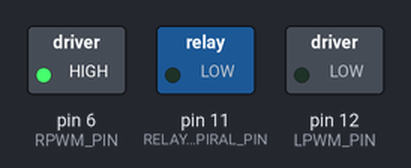
Recording of a sketch running on a simulated Arduino Uno, built with avr-gcc and run on an emulated ATmega328P. Parts: switched loads named in the sketch (green lamp = pin HIGH). Pins used as bus, display or sensor lines are not drawn.

Above: at 0.1 s.
Timing chart, 0 to 1.6 s (numbered marks = the images above):
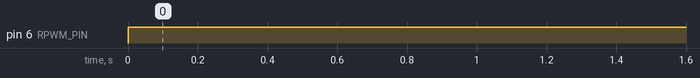

Measured:
- by itself, pin 6 (RPWM_PIN): LOW → HIGH at 0.00 s

The sketch:

bts7960_parallel_dc_motors.ino
```cpp
// Define pins FOR PARALLEL DC MOTORS
#define LPWM_PIN 12
#define RPWM_PIN 6
#define RELAY_SPIRAL_PIN 11  // Pin connected to the IN pin of the relay module, WHICH IS THE SPIRAL MOTOR
#define SSR_CONV_PIN 5  // Pin connected to the control input of the SSR, WHICH IS THE CONVEYOR BELT MOTOR
void setup() {
  // Set control pins as output
  pinMode(LPWM_PIN, OUTPUT);
  pinMode(RPWM_PIN, OUTPUT);
  pinMode(SSR_CONV_PIN, OUTPUT);
  pinMode(RELAY_SPIRAL_PIN, OUTPUT);
}

void loop() {
  // Move motors forward
  analogWrite(LPWM_PIN, 0); // Set speed (0-255)
  analogWrite(RPWM_PIN, 255);   // Set speed (0-255)
  digitalWrite(RELAY_SPIRAL_PIN, LOW);
  digitalWrite(SSR_CONV_PIN, LOW);
  delay(3000);
  digitalWrite(SSR_CONV_PIN, HIGH);

  //delay(1000); // Run for 5 seconds

  // Move motors backward
  //analogWrite(LPWM_PIN, 0);   // Set speed (0-255)
  //analogWrite(RPWM_PIN, 255); // Set speed (0-255)

  //delay(2000); // Run for 5 seconds

  // Stop motors
  //analogWrite(LPWM_PIN, 0);
  //analogWrite(RPWM_PIN, 0);

  delay(1000); // Stop for 2 seconds
}
```
